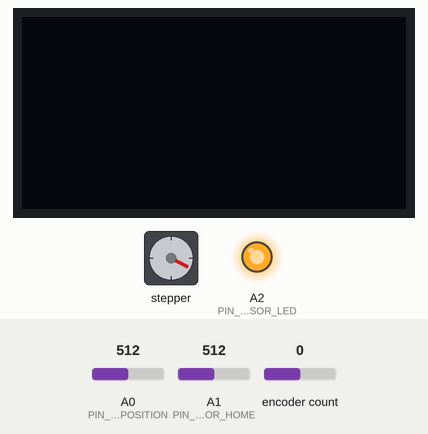
Simulated run of this sketch. Board: Arduino Uno, built with avr-gcc and run on an emulated ATmega328P. Shown: stepper motor, 128×64 one-colour display, output pins drawn as LEDs (lit = HIGH). The inputs (shaded band) are chosen by the test bench; at power-on: A1 (PIN_SENSOR_HOME) = 512, A0 (PIN_SENSOR_POSITION) = 512, encoder count 0. Stepper angles assume 3200 steps per turn; what the sketch prints to the serial monitor is not drawn.

Above: at 0.8 s.
0.9 s: A1 (PIN_SENSOR_HOME) set to 150
3.9 s: A0 (PIN_SENSOR_POSITION) set to 176
6.9 s: A0 (PIN_SENSOR_POSITION) set to 149
At 7.6 s:
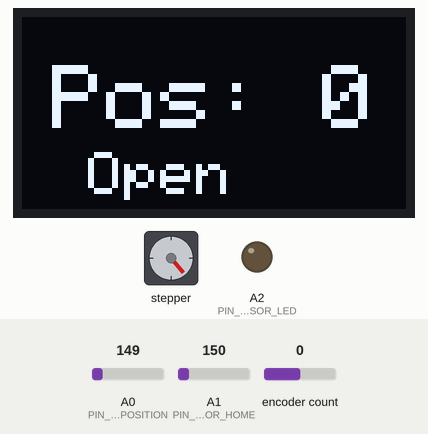
8.4 s: encoder count set to 1
At 9.1 s:
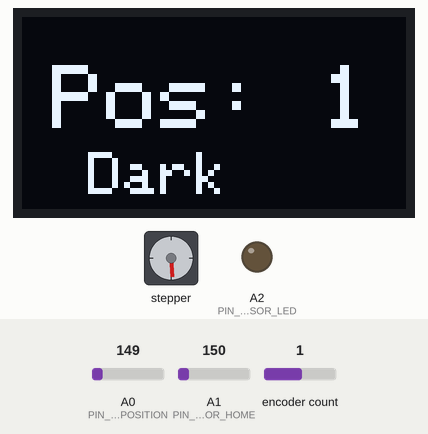
9.9 s: encoder count set to 2
At 11.1 s:
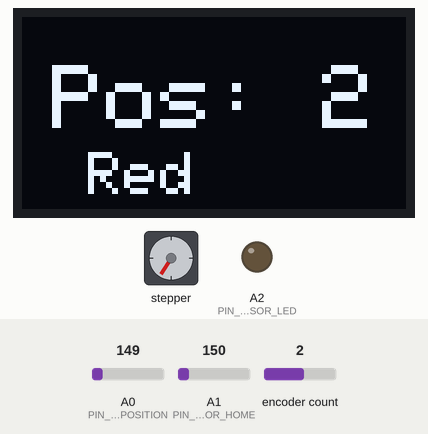
11.4 s: encoder count set to 3
At 12.5 s:
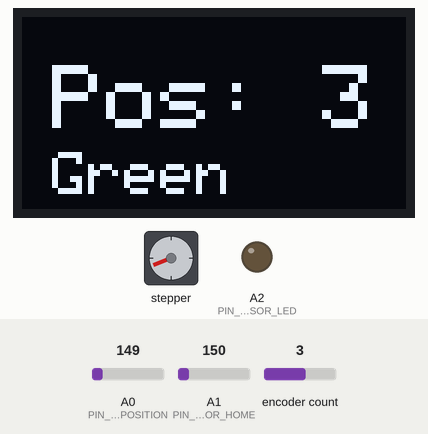
Timing chart, 0 to 13.9 s (numbered marks = the images above; inputs shaded):
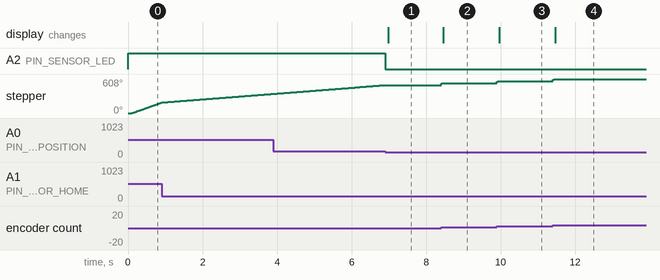

Measured:
- the behaviour switches between 160 and 159 on A0 (PIN_SENSOR_POSITION) (found by bisection; images 0 and 1)
- after the input at 6.9 s, A2 (PIN_SENSOR_LED): HIGH → LOW at once; stepper: goes on until 6.9 s, then stays 500°; the display: changes after 0.08 s (image 1)
- after the input at 8.4 s, stepper: goes 524° 0.02 s, then 536°, starting at once; the display: changes after 0.06 s (image 2)
- after the input at 9.9 s, stepper: goes 560° 0.02 s, then 572°, starting at once; the display: changes after 0.06 s (image 3)
- after the input at 11.4 s, stepper: goes 596° 0.02 s, then 608°, starting at once; the display: changes after 0.06 s (image 4)

The sketch:

Test_Encoder.ino
```cpp
// (licence header left out)
// This example checks the state of the rotary encoder in the loop() function.
// The current position is printed on output when changed.
// In addition to the SimplePollRotator example here the range of the rotator is limited to the range 0 - 16 and only incremental steps of 2 are realized.
// To implement this limit the boundaries are checked and eventually the current position is adjusted.
// The internal (physical) position of the rotary encoder library remains by stepping with the increment 1
// so the the logical position is calculated by applying the ROTARYSTEPS factor.

// Hardware setup:
// Attach a rotary encoder with output pins to A2 and A3.
// The common contact should be attached to ground.

#include <RotaryEncoder.h>
#include "BasicStepperDriver.h"
#include <Wire.h>
#include <Adafruit_GFX.h>
#include <Adafruit_SSD1306.h>

#define SCREEN_WIDTH 128 // OLED display width, in pixels
#define SCREEN_HEIGHT 64 // OLED display height, in pixels

// Declaration for an SSD1306 display connected to I2C (SDA, SCL pins)
#define OLED_RESET     4 // Reset pin # (or -1 if sharing Arduino reset pin)
Adafruit_SSD1306 display(SCREEN_WIDTH, SCREEN_HEIGHT, &Wire, OLED_RESET);

// Motor steps per revolution. Most steppers are 200 steps or 1.8 degrees/step
#define RPM 20
#define MOTOR_STEPS 200

#define ROTARYSTEPS 1
#define ROTARYMIN 0
#define ROTARYMAX 9


// Position sensor pins
#define PIN_SENSOR_LED          A2
#define PIN_SENSOR_POSITION     A0
#define PIN_SENSOR_HOME         A1

#if 0
#define SENSOR_HOME_THRESHOLD   167
#define SENSOR_POSITION_THRESHOLD   170
#else
#define SENSOR_HOME_THRESHOLD   155
#define SENSOR_POSITION_THRESHOLD   160
#endif

#define HOME_SEARCH_SPEED_FAST  100
#define HOME_SEARCH_SPEED_SLOW  10
#define HOME_SEEK_STEP_SIZE_IN_DEG  0.25f

// All the wires needed for full functionality
#define PIN_DIR     7
#define PIN_STEP    2
//Uncomment line to use enable/disable functionality
#define PIN_ENABLE  4

#define MICROSTEPS  16
#define NORMAL_SPEED  200

//Uncomment line to use enable/disable functionality
BasicStepperDriver stepper( MOTOR_STEPS, PIN_DIR, PIN_STEP, PIN_ENABLE );

// Setup a RoraryEncoder for pins A2 and A3:
RotaryEncoder encoder( 6, 5 );

// Last known rotary position.
int lastPos = 0;
int newPos;
bool  bUpdate_Display = true;


uint16_t  uHome_Sensor_Reading;
uint16_t  uPosition_Sensor_Reading;
bool      bIs_Wheel_At_Home = false;
bool      bIs_Wheel_In_POsition = false;

void setup() {

  bool  bDisplay_Ready = false;

  Serial.begin( 115200 );
  Serial.println("Filter Wheel Controller");

#if 0
    while ( !display.begin(SSD1306_SWITCHCAPVCC, 0x3C ) ) { // Address 0x3C for 128x64
      Serial.println(F("Warning: SSD1306 allocation error"));
    }

    {
    bDisplay_Ready = true;
    Serial.println(F("SSD1306 allocation success"));

    // Update the display
    display.clearDisplay();

    display.setTextSize(3); // Draw 2X-scale text
    display.setTextColor( WHITE );
    display.setCursor(10, 16);
    display.print( "Finding" );
    display.println( " Home" );
  }
#endif

  stepper.begin(RPM, MICROSTEPS);

  // if using enable/disable on ENABLE pin (active LOW) instead of SLEEP uncomment next line
  stepper.setEnableActiveState(LOW);
  stepper.setSpeedProfile( stepper.LINEAR_SPEED, 1000, 1000 );

  encoder.setPosition( 0 / ROTARYSTEPS ); // start with the value of 10.

      // energize coils - the motor will hold position
    stepper.enable();

    newPos = 0;

    // Search for home
    bool  Is_At_Position_0 = false;
    bool  bIs_Near_Home = false;
    bool  bIs_At_Position = false;

    // turn on the LED
    pinMode( PIN_SENSOR_LED, OUTPUT );
    digitalWrite( PIN_SENSOR_LED, HIGH );
    delay( 100 );

    // start moving quickly
    stepper.setRPM( HOME_SEARCH_SPEED_FAST );

    Serial.println( "Starting home seek." );

#if 1
    while( Is_At_Position_0 == false ) {

      uHome_Sensor_Reading = analogRead( PIN_SENSOR_HOME );
      bIs_Wheel_At_Home = ( uHome_Sensor_Reading < SENSOR_HOME_THRESHOLD ) ? true : false;
//      Serial.print( "Home Reading: " );
//      Serial.print( uHome_Sensor_Reading );

      if ( bIs_Wheel_At_Home && !bIs_Near_Home ) {

        // switch to low speed to zero in on the final position
        stepper.setRPM( HOME_SEARCH_SPEED_SLOW );
        Serial.println( "Near home.  switching to low speed" );
        bIs_Near_Home = true;
      }

      uPosition_Sensor_Reading = analogRead( PIN_SENSOR_POSITION );
//      Serial.print( "\tPosition Reading: " );
//      Serial.println( uPosition_Sensor_Reading );

      bIs_At_Position = ( uPosition_Sensor_Reading < SENSOR_POSITION_THRESHOLD ) ? true : false;

      if ( bIs_At_Position && bIs_Wheel_At_Home ) {

        Serial.println( "Found home.  Exiting" );
        Is_At_Position_0 = true;

      } else {
        // move the wheel a little
//        Serial.println( "Moving wheel a little" );
        stepper.rotate( HOME_SEEK_STEP_SIZE_IN_DEG );
      }
    }
    Serial.println( "Home seek complete" );
    digitalWrite( PIN_SENSOR_LED, LOW );

#endif

  if ( !bDisplay_Ready) {
    // SSD1306_SWITCHCAPVCC = generate display voltage from 3.3V internally
    if( !display.begin(SSD1306_SWITCHCAPVCC, 0x3C ) ) { // Address 0x3C for 128x64
      Serial.println(F("SSD1306 allocation failed"));
      for(;;); // Don't proceed, loop forever
    }

    // Clear the buffer
    display.clearDisplay();
  }
    // energize coils - the motor will hold position
  stepper.enable();
  stepper.setRPM( NORMAL_SPEED );


} // setup()


// Read the current position of the encoder and print out when changed.
void loop()
{


  encoder.tick();

  // get the current physical position and calc the logical position
  newPos = encoder.getPosition() * ROTARYSTEPS;

  if (newPos < ROTARYMIN) {
    encoder.setPosition(ROTARYMIN / ROTARYSTEPS);
    newPos = ROTARYMIN;

  } else if (newPos > ROTARYMAX) {
    encoder.setPosition(ROTARYMAX / ROTARYSTEPS);
    newPos = ROTARYMAX;
  } // if

  if (lastPos != newPos) {
    Serial.print(newPos);
    Serial.println();

    /*
     * Moving motor to original position using steps
     */
     if ( newPos > lastPos ) {

        stepper.rotate( ( 360 / ( ROTARYMAX + 1 ) ) );

     } else if ( newPos < lastPos ) {

        stepper.rotate( ( -360 / ( ROTARYMAX + 1 ) ) );
     }

     bUpdate_Display = true;

     lastPos = newPos;

  } // if

  if ( bUpdate_Display ) {

    // Update the display
    display.clearDisplay();

    display.setTextSize(3); // Draw 2X-scale text
    display.setTextColor( WHITE );
    display.setCursor(10, 16);
    display.print( "Pos: " );
    display.println( newPos );

    display.setTextSize( 2 ); // Draw 2X-scale text
    display.setTextColor( WHITE );
    display.setCursor(10, 45);
    switch( newPos ) {
      case 0:
        display.println( " Open" );
        break;
      case 1:
        display.println( " Dark" );
        break;
      case 2:
        display.println( " Red" );
        break;
      case 3:
        display.println( "Green" );
        break;
      case 4:
        display.println( " Blue" );
        break;
      case 5:
        display.println( "Aux 1" );
        break;
      case 6:
        display.println( "Aux 2" );
        break;
      case 7:
        display.println( "Aux 3" );
        break;
      case 8:
        display.println( " LPF" );
        break;
      case 9:
        display.println( "Grating" );
        break;

    }
    display.display();      // Show initial text

    bUpdate_Display = false;
  }

} // loop ()


// The End
```
